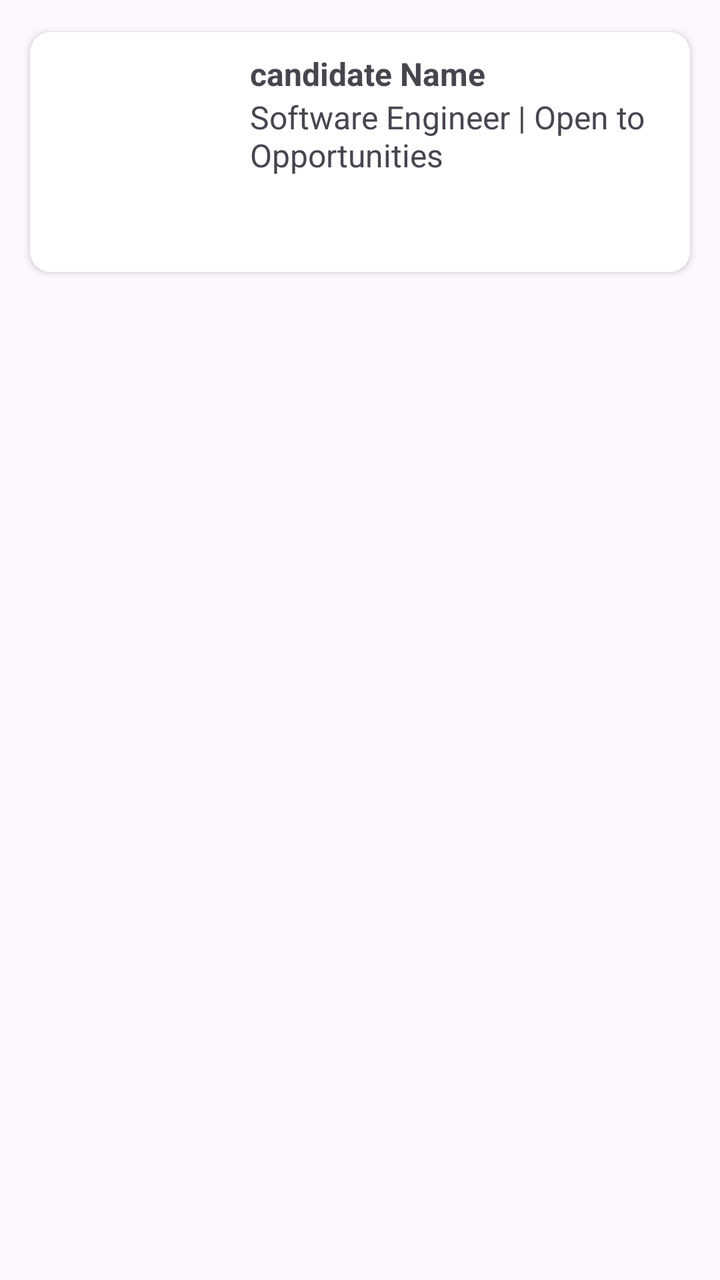
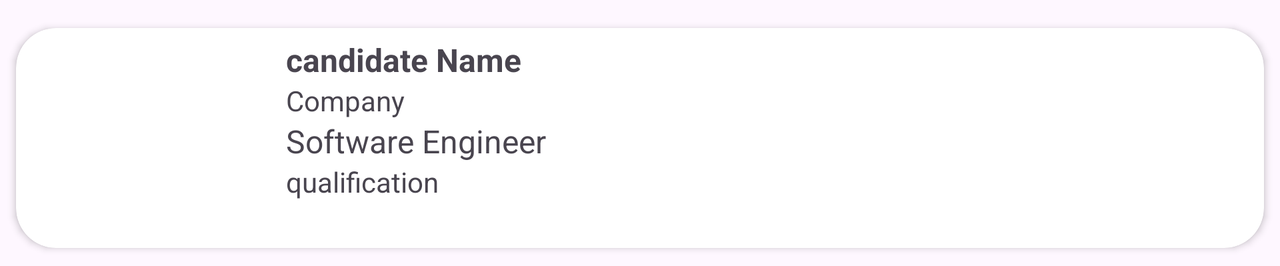

The same Android screen from two of the app's own layout files: first res/layout/ as a phone draws it, then the repository's variant for another configuration, drawn on a device whose configuration selects that folder. Both files follow.
<!-- AndroidManifest.xml: application theme Theme.Group6_Project1 -->
<!-- res/layout/candidate_row.xml -->
<?xml version="1.0" encoding="utf-8"?>
<LinearLayout xmlns:android="http://schemas.android.com/apk/res/android"
    xmlns:app="http://schemas.android.com/apk/res-auto"
    android:layout_width="match_parent"
    android:layout_height="match_parent"
    android:orientation="vertical">

    <androidx.cardview.widget.CardView
        android:layout_width="match_parent"
        android:layout_height="wrap_content"
        android:layout_margin="10dp"
        app:cardCornerRadius="10dp"
        app:cardUseCompatPadding="true">


        <LinearLayout

            android:layout_width="match_parent"
            android:layout_height="wrap_content"
            android:padding="10dp">


            <ImageView
                android:id="@+id/candidateImage"
                android:layout_width="100dp"
                android:layout_height="100dp"
                app:srcCompat="@drawable/user" />

            <LinearLayout
                android:layout_width="match_parent"
                android:layout_height="wrap_content"
                android:gravity="center"
                android:orientation="vertical">


                <TextView
                    android:id="@+id/user_name"
                    android:layout_width="match_parent"
                    android:layout_height="wrap_content"
                    android:text="candidate Name"
                    android:textSize="16sp"
                    android:textStyle="bold" />


                <TextView
                    android:id="@+id/job_detail"
                    android:layout_width="match_parent"
                    android:layout_height="wrap_content"
                    android:text="Software Engineer | Open to Opportunities"
                    android:textSize="16sp" />


            </LinearLayout>

        </LinearLayout>

    </androidx.cardview.widget.CardView>


</LinearLayout>
<!-- resources referenced by this layout -->
<resources>
  <style name="Theme.Group6_Project1" parent="Base.Theme.Group6_Project1" />
  <style name="Base.Theme.Group6_Project1" parent="Theme.Material3.DayNight.NoActionBar">
          
          
      </style>
</resources>
<!-- res/layout-land/candidate_row.xml (the repository's variant of the layout above) -->
<!-- drawn on the phone turned sideways -->
<?xml version="1.0" encoding="utf-8"?>
<LinearLayout xmlns:android="http://schemas.android.com/apk/res/android"
    xmlns:app="http://schemas.android.com/apk/res-auto"
    android:layout_width="match_parent"
    android:layout_height="wrap_content"
    android:orientation="vertical">

    <androidx.cardview.widget.CardView
        android:layout_width="match_parent"
        android:layout_height="wrap_content"
        android:layout_marginTop="5dp"
        app:cardCornerRadius="20dp"
        app:cardUseCompatPadding="true">


        <LinearLayout

            android:layout_width="match_parent"
            android:layout_height="wrap_content"
            android:padding="5dp">


            <ImageView
                android:id="@+id/candidateImage"
                android:layout_width="100dp"
                android:layout_height="100dp"
                android:layout_marginRight="30dp"
                app:srcCompat="@drawable/user" />

            <LinearLayout
                android:layout_width="match_parent"
                android:layout_height="wrap_content"
                android:gravity="center"
                android:orientation="vertical">


                <TextView
                    android:id="@+id/user_name"
                    android:layout_width="match_parent"
                    android:layout_height="wrap_content"
                    android:text="candidate Name"
                    android:textSize="16sp"
                    android:textStyle="bold" />


                <TextView
                    android:id="@+id/company"
                    android:layout_width="match_parent"
                    android:layout_height="wrap_content"
                    android:text="Company" />

                <TextView
                    android:id="@+id/job_detail"
                    android:layout_width="match_parent"
                    android:layout_height="wrap_content"
                    android:text="Software Engineer "
                    android:textSize="16sp" />

                <LinearLayout
                    android:layout_width="match_parent"
                    android:layout_height="match_parent"
                    android:orientation="horizontal">

                    <TextView
                        android:id="@+id/education"
                        android:layout_width="wrap_content"
                        android:layout_height="wrap_content"
                        android:layout_weight="1"
                        android:text="qualification" />
                </LinearLayout>


            </LinearLayout>

        </LinearLayout>

    </androidx.cardview.widget.CardView>


</LinearLayout>
